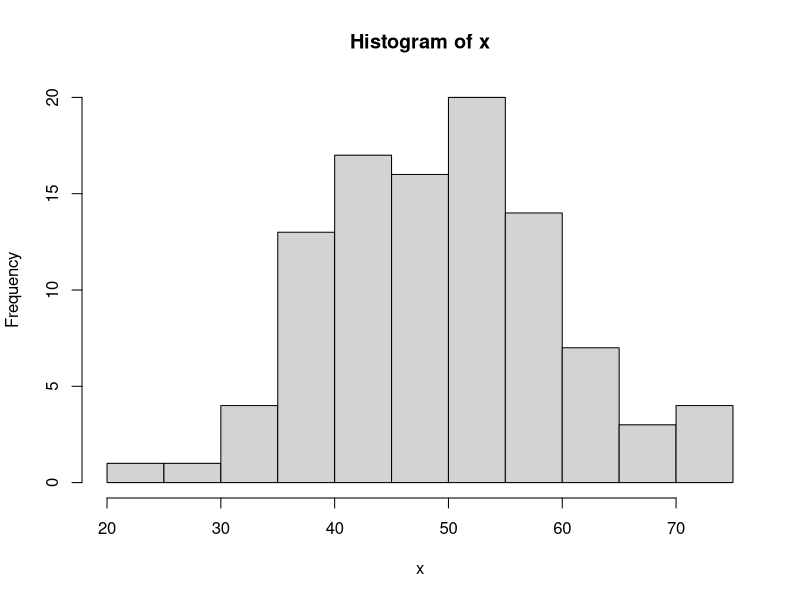
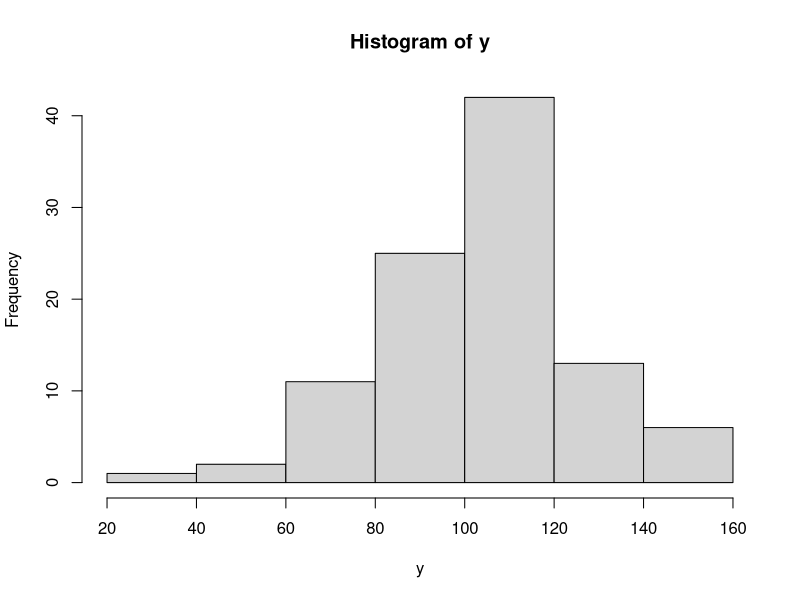
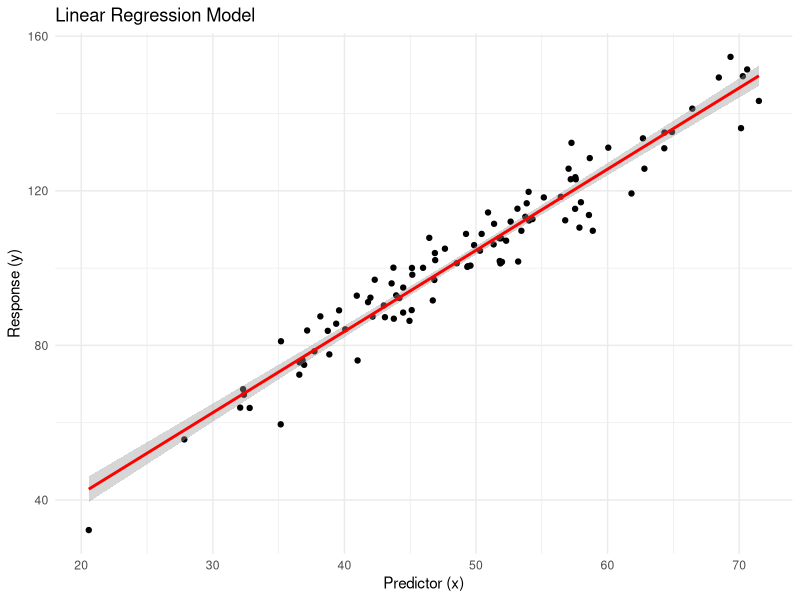

Reproduce these figures in R, in order.
# ==========================================================
# Maestría en Ciencia y Análisis de Datos
# Universidad Mayor de San Andrés
# ----------------------------------------------------------
# Modelos lineales y modelos lineales generalizados
# ----------------------------------------------------------
# Rolando Gonzales Martinez, Julio 2024
# ==========================================================

# Load necessary library
library(ggplot2)

# Set seed for reproducibility
set.seed(666)

# Generate simulated data
n <- 100  # Number of observations
x <- rnorm(n, mean = 50, sd = 10)  # Predictor variable
y <- 5 + 2 * x + rnorm(n, mean = 0, sd = 5)  # Response variable with some noise

hist(x)
hist(y)

# Combine x and y into a data frame
data <- data.frame(x = x, y = y)

# Fit the linear regression model
model <- lm(y ~ x, data = data)

# Summarize the model
summary(model)

# Plot the data and the regression line
ggplot(data, aes(x = x, y = y)) +
  geom_point() +
  geom_smooth(method = "lm", col = "red") +
  labs(title = "Linear Regression Model",
       x = "Predictor (x)",
       y = "Response (y)") +
  theme_minimal()

# -----------------------------------------------------------------------------
